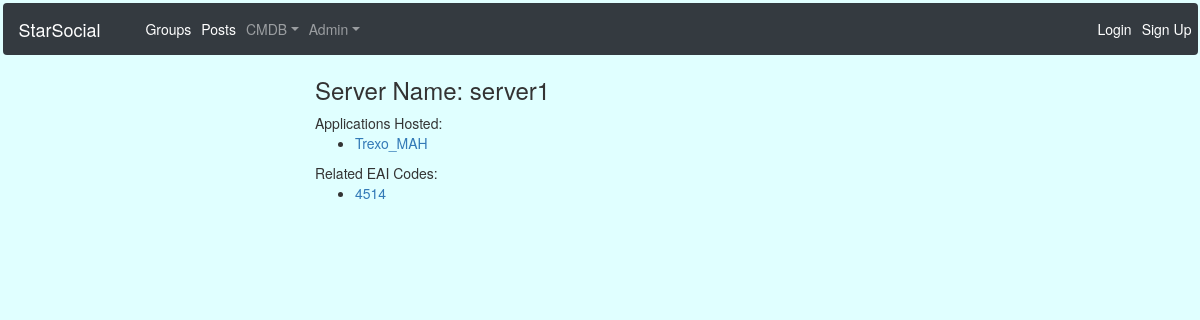
The app's page /cmdb/server/1/ with its own data.
### cmdb/models.py (models this page shows, shortened)
class Server(models.Model):
    name = models.CharField(max_length=64,unique=True)
    osTypes = models.TextChoices('osTypes', 'linux windows aix')
    os_type = models.CharField(blank=True, choices=osTypes.choices, max_length=10)
    domainTypes = models.TextChoices('domainTypes', 'metnet met_intnet alicocorp')
    domain= models.CharField(blank=True, choices=domainTypes.choices, max_length=10)
    envTypes = models.TextChoices('envTypes', 'Dev Int QA Prod DR Test')
    environment = models.CharField(blank=True, choices=envTypes.choices, max_length=10)
    eai = models.ManyToManyField(EAI,related_name='servers',blank=True)
    app = models.ManyToManyField(Application,related_name='servers',blank=True)
    class Meta:
        ordering = ['name']

class Application(models.Model):
    name = models.CharField(max_length=32,unique=True)
    group = models.ManyToManyField(Group,related_name='apps',blank=True)
    class Meta:
        ordering = ['name']

class EAI(models.Model):
    eai_code = models.IntegerField(unique=True)
    app = models.ManyToManyField(Application, related_name='eais')
    class Meta:
        ordering = ['eai_code']

### cmdb/views.py (the view)
# urls.py: url(r'^server/(?P<pk>\d+)/$', views.ServerDetail.as_view(), name='single_server'),
class ServerDetail(SelectRelatedMixin,generic.DetailView):
    model = models.Server
    form_class = ServerForm
    select_related = ()

### cmdb/templates/cmdb/server_detail.html
{% include 'cmdb/cmdb_base.html' %}
{% load bootstrap3 %}
{% block cmdb_content %}
    <div class='col-md-3'></div>
    <div class='col-md-5'>
        <h3>Server Name: {{ server.name }}</h3>
        Applications Hosted:
        {% for app in server.app.all %}
        <ul>
            <li>
                <a href="{% url 'cmdb:single_app' pk=app.pk %}">{{ app.name }}</a>
            </li>
        </ul>
        {% endfor %}
        Related EAI Codes:
        {% for eai in server.eai.all %}
        <ul>
            <li>
                <a href="{% url 'cmdb:single_eai' pk=eai.pk %}">{{ eai.eai_code }}</a>
            </li>
        </ul>
        {% endfor %}
{% endblock %}

### static/socialapp/css/master.css (style rules this page uses)
body { background-color: lightcyan }

### records on screen
Server: name "server1"
Application: name "Trexo_MAH"
EAI: eai_code "4514"
